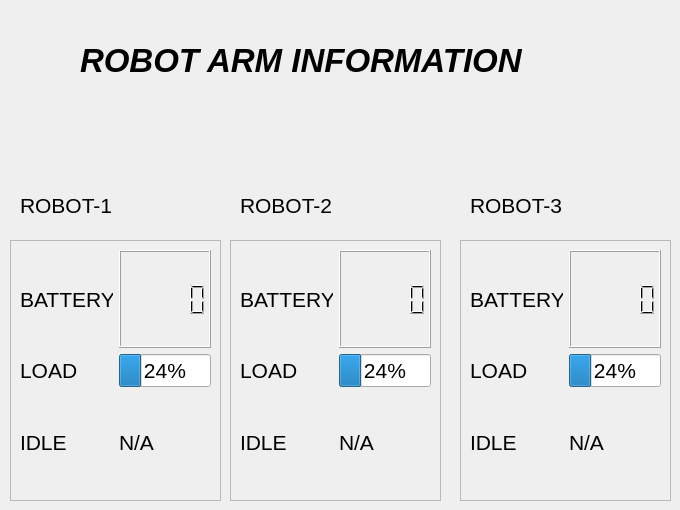
            <widget class="QWidget" name="ROBOT_ARM">
             <widget class="QFrame" name="frame_3">
              <property name="geometry">
               <rect>
                <x>10</x>
                <y>240</y>
                <width>211</width>
                <height>261</height>
               </rect>
              </property>
              <property name="frameShape">
               <enum>QFrame::StyledPanel</enum>
              </property>
              <property name="frameShadow">
               <enum>QFrame::Raised</enum>
              </property>
              <layout class="QGridLayout" name="gridLayout_5">
               <item row="2" column="0">
                <widget class="QLabel" name="label_22">
                 <property name="font">
                  <font>
                   <family>Arial</family>
                   <pointsize>16</pointsize>
                  </font>
                 </property>
                 <property name="text">
                  <string>IDLE</string>
                 </property>
                </widget>
               </item>
               <item row="1" column="1">
                <widget class="QProgressBar" name="progressBar_4">
                 <property name="font">
                  <font>
                   <family>Arial</family>
                   <pointsize>16</pointsize>
                  </font>
                 </property>
                 <property name="value">
                  <number>24</number>
                 </property>
                </widget>
               </item>
               <item row="2" column="1">
                <widget class="QLabel" name="label_24">
                 <property name="font">
                  <font>
                   <family>Arial</family>
                   <pointsize>16</pointsize>
                  </font>
                 </property>
                 <property name="text">
                  <string>N/A</string>
                 </property>
                </widget>
               </item>
               <item row="1" column="0">
                <widget class="QLabel" name="label_25">
                 <property name="font">
                  <font>
                   <family>Arial</family>
                   <pointsize>16</pointsize>
                  </font>
                 </property>
                 <property name="text">
                  <string>LOAD</string>
                 </property>
                </widget>
               </item>
               <item row="0" column="0">
                <widget class="QLabel" name="label_27">
                 <property name="font">
                  <font>
                   <family>Arial</family>
                   <pointsize>16</pointsize>
                  </font>
                 </property>
                 <property name="text">
                  <string>BATTERY</string>
                 </property>
                </widget>
               </item>
               <item row="0" column="1">
                <widget class="QLCDNumber" name="lcdNumber_3"/>
               </item>
              </layout>
             </widget>
             <widget class="QLabel" name="label_28">
              <property name="geometry">
               <rect>
                <x>80</x>
                <y>10</y>
                <width>461</width>
                <height>101</height>
               </rect>
              </property>
              <property name="font">
               <font>
                <family>Arial</family>
                <pointsize>25</pointsize>
                <weight>75</weight>
                <italic>true</italic>
                <bold>true</bold>
               </font>
              </property>
              <property name="text">
               <string>ROBOT ARM INFORMATION</string>
              </property>
             </widget>
             <widget class="QLabel" name="label_29">
              <property name="geometry">
               <rect>
                <x>20</x>
                <y>190</y>
                <width>91</width>
                <height>31</height>
               </rect>
              </property>
              <property name="font">
               <font>
                <family>Arial</family>
                <pointsize>16</pointsize>
               </font>
              </property>
              <property name="text">
               <string>ROBOT-1</string>
              </property>
             </widget>
             <widget class="QLabel" name="label_30">
              <property name="geometry">
               <rect>
                <x>240</x>
                <y>190</y>
                <width>91</width>
                <height>31</height>
               </rect>
              </property>
              <property name="font">
               <font>
                <family>Arial</family>
                <pointsize>16</pointsize>
               </font>
              </property>
              <property name="text">
               <string>ROBOT-2</string>
              </property>
             </widget>
             <widget class="QFrame" name="frame_4">
              <property name="geometry">
               <rect>
                <x>230</x>
                <y>240</y>
                <width>211</width>
                <height>261</height>
               </rect>
              </property>
              <property name="frameShape">
               <enum>QFrame::StyledPanel</enum>
              </property>
              <property name="frameShadow">
               <enum>QFrame::Raised</enum>
              </property>
              <layout class="QGridLayout" name="gridLayout_6">
               <item row="1" column="0">
                <widget class="QLabel" name="label_33">
                 <property name="font">
                  <font>
                   <family>Arial</family>
                   <pointsize>16</pointsize>
                  </font>
                 </property>
                 <property name="text">
                  <string>LOAD</string>
                 </property>
                </widget>
               </item>
               <item row="1" column="1">
                <widget class="QProgressBar" name="progressBar_5">
                 <property name="font">
                  <font>
                   <family>Arial</family>
                   <pointsize>16</pointsize>
                  </font>
                 </property>
                 <property name="value">
                  <number>24</number>
                 </property>
                </widget>
               </item>
               <item row="2" column="1">
                <widget class="QLabel" name="label_32">
                 <property name="font">
                  <font>
                   <family>Arial</family>
                   <pointsize>16</pointsize>
                  </font>
                 </property>
                 <property name="text">
                  <string>N/A</string>
                 </property>
                </widget>
               </item>
               <item row="0" column="1">
                <widget class="QLCDNumber" name="lcdNumber_4"/>
               </item>
               <item row="2" column="0">
                <widget class="QLabel" name="label_31">
                 <property name="font">
                  <font>
                   <family>Arial</family>
                   <pointsize>16</pointsize>
                  </font>
                 </property>
                 <property name="text">
                  <string>IDLE</string>
                 </property>
                </widget>
               </item>
               <item row="0" column="0">
                <widget class="QLabel" name="label_34">
                 <property name="font">
                  <font>
                   <family>Arial</family>
                   <pointsize>16</pointsize>
                  </font>
                 </property>
                 <property name="text">
                  <string>BATTERY</string>
                 </property>
                </widget>
               </item>
              </layout>
             </widget>
             <widget class="QLabel" name="label_35">
              <property name="geometry">
               <rect>
                <x>470</x>
                <y>190</y>
                <width>91</width>
                <height>31</height>
               </rect>
              </property>
              <property name="font">
               <font>
                <family>Arial</family>
                <pointsize>16</pointsize>
               </font>
              </property>
              <property name="text">
               <string>ROBOT-3</string>
              </property>
             </widget>
             <widget class="QFrame" name="frame_5">
              <property name="geometry">
               <rect>
                <x>460</x>
                <y>240</y>
                <width>211</width>
                <height>261</height>
               </rect>
              </property>
              <property name="frameShape">
               <enum>QFrame::StyledPanel</enum>
              </property>
              <property name="frameShadow">
               <enum>QFrame::Raised</enum>
              </property>
              <layout class="QGridLayout" name="gridLayout_7">
               <item row="2" column="0">
                <widget class="QLabel" name="label_36">
                 <property name="font">
                  <font>
                   <family>Arial</family>
                   <pointsize>16</pointsize>
                  </font>
                 </property>
                 <property name="text">
                  <string>IDLE</string>
                 </property>
                </widget>
               </item>
               <item row="1" column="1">
                <widget class="QProgressBar" name="progressBar_6">
                 <property name="font">
                  <font>
                   <family>Arial</family>
                   <pointsize>16</pointsize>
                  </font>
                 </property>
                 <property name="value">
                  <number>24</number>
                 </property>
                </widget>
               </item>
               <item row="2" column="1">
                <widget class="QLabel" name="label_37">
                 <property name="font">
                  <font>
                   <family>Arial</family>
                   <pointsize>16</pointsize>
                  </font>
                 </property>
                 <property name="text">
                  <string>N/A</string>
                 </property>
                </widget>
               </item>
               <item row="1" column="0">
                <widget class="QLabel" name="label_38">
                 <property name="font">
                  <font>
                   <family>Arial</family>
                   <pointsize>16</pointsize>
                  </font>
                 </property>
                 <property name="text">
                  <string>LOAD</string>
                 </property>
                </widget>
               </item>
               <item row="0" column="0">
                <widget class="QLabel" name="label_39">
                 <property name="font">
                  <font>
                   <family>Arial</family>
                   <pointsize>16</pointsize>
                  </font>
                 </property>
                 <property name="text">
                  <string>BATTERY</string>
                 </property>
                </widget>
               </item>
               <item row="0" column="1">
                <widget class="QLCDNumber" name="lcdNumber_5"/>
               </item>
              </layout>
             </widget>
            </widget>
